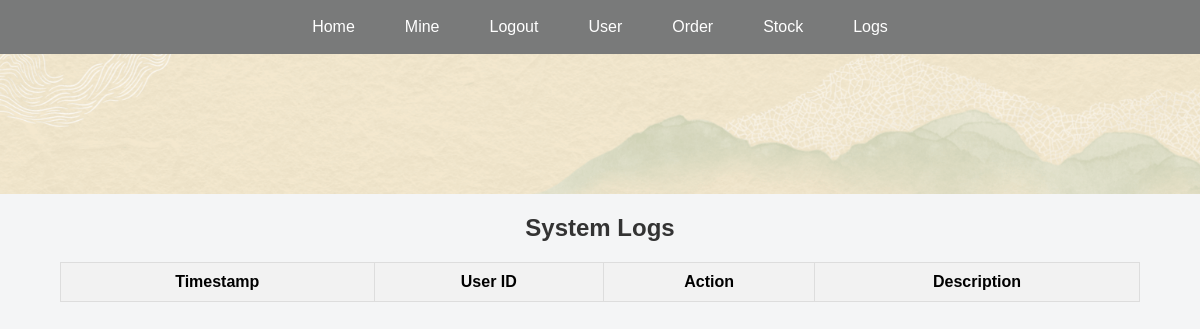
The app's page /logs (signed in), older data.
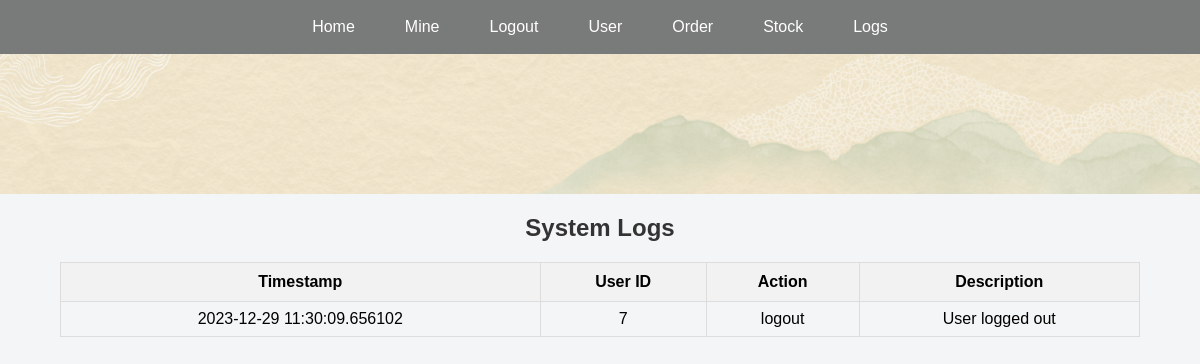
The same page, newer data.
### app.py (models this page shows, shortened)
class Log(db.Model):
    id = db.Column(db.Integer, primary_key=True)
    timestamp = db.Column(db.DateTime, nullable=False, default=datetime.utcnow)
    user_id = db.Column(db.Integer, db.ForeignKey(
        'customer.id'), nullable=True)
    action = db.Column(db.String(100), nullable=False)
    description = db.Column(db.Text, nullable=False)

### app.py (the view)
@app.route('/logs')
def logs():
    user_logged_in = 'user_logged_in' in session
    admin_logged_in = 'admin_logged_in' in session
    if 'admin_logged_in' not in session:
        abort(404)
    logs = Log.query.order_by(Log.timestamp.desc()).all()
    return render_template('logs.html',
                           logs=logs,
                           user_logged_in=user_logged_in,
                           admin_logged_in=admin_logged_in)

### templates/logs.html (shortened to what this page needs)
<!DOCTYPE html>
<html lang="en">
<head>
    <link rel="stylesheet" href="{{ url_for('static', filename='style.css') }}">
</head>
<body class="admin-bg">
    {% include 'nav.html' %}
    <div class="user-header"></div>
    <div class="table-container">
        <h2>System Logs</h2>
        <table>
            <thead>
                <tr>
                    <th>Timestamp</th>
                    <th>User ID</th>
                    <th>Action</th>
                    <th>Description</th>
                </tr>
            </thead>
            <tbody>
                {% for log in logs %}
                <tr>
                    <td>{{ log.timestamp }}</td>
                    <td>{{ log.user_id }}</td>
                    <td>{{ log.action }}</td>
                    <td>{{ log.description }}</td>
                </tr>
                {% endfor %}
            </tbody>
        </table>
    </div>
</body>
</html>

### templates/nav.html (shortened to what this page needs)
<div class="transparent-nav">
    <a tabindex="1" href="{{ url_for('homepage') }}">Home</a>
    {% if user_logged_in %}
        <a tabindex="0" href="{{ url_for('userCenter') }}">Mine</a>
        <a tabindex="0" href="#" onclick="confirmSignOut()">Logout</a>
        {% if admin_logged_in %}
            <a tabindex="0" href="{{ url_for('userInfor') }}">User</a>
            <a tabindex="0" href="{{ url_for('orderInfor') }}">Order</a>
            <a tabindex="0" href="{{ url_for('inventory') }}">Stock</a>
            <a tabindex="0" href="{{ url_for('logs') }}">Logs</a>
        {% endif %}
    {% else %}
        <a tabindex="0" href="{{ url_for('signIn') }}">Sign In</a>
        <a tabindex="0" href="{{ url_for('joinNow') }}">Join Now</a>
    {% endif %}
</div>

### static/style.css (style rules this page uses)
body, h1, p, ul, li, a { margin: 0; padding: 0; text-decoration: none; font-family: Montserrat,Verdana,Helvetica,Arial,sans-serif; }
.transparent-nav { background: rgba(0, 0, 0, 0.5); color: white; padding: 1em 0; width: 100%; display: flex; justify-content: center; transition: background-color 0.5s, color 0.5s; }
.transparent-nav a { color: white; padding: 2px 25px; font-family: Montserrat,Verdana,Helvetica,Arial,sans-serif; position: relative; transition: all 0.3s; text-decoration: none; }
.user-header { background-image: url('/static/images/userhome3.jpg'); background-position: center; background-size: cover; padding: 70px 0; }
.missing-bg, .admin-bg { background-color: #f4f5f6; font-family: Montserrat,Verdana,Helvetica,Arial,sans-serif; }
.table-container { width: 90%; margin: 0 auto; text-align: center; }
.table-container h2 { text-align: center; color: #333; }
table { width: 100%; border-collapse: collapse; margin-top: 20px; }
table, th, td { border: 1px solid #ddd; }
th { background-color: #f2f2f2; color: black; padding: 10px; }
td { padding: 8px; text-align: center; }

Row changes from the older to the newer data that the page shows:
added Log: timestamp "2023-12-29 11:30:09.656102", user_id "7", action "logout", description "User logged out"
